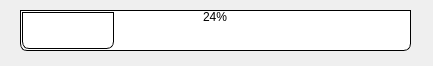
<?xml version="1.0" encoding="UTF-8"?>
<ui version="4.0">
 <class>DialogProgress</class>
 <widget class="QDialog" name="DialogProgress">
  <property name="geometry">
   <rect>
    <x>0</x>
    <y>0</y>
    <width>433</width>
    <height>66</height>
   </rect>
  </property>
  <property name="windowTitle">
   <string>Dialog</string>
  </property>
  <widget class="QProgressBar" name="progressBar">
   <property name="geometry">
    <rect>
     <x>20</x>
     <y>10</y>
     <width>391</width>
     <height>41</height>
    </rect>
   </property>
   <property name="styleSheet">
    <string notr="true">QProgressBar {
border: 1px solid black;
text-align: top;
padding: 1px;
border-bottom-right-radius: 7px;
border-bottom-left-radius: 7px;
background: QLinearGradient( x1: 0, y1: 0, x2: 1, y2: 0,
stop: 0 #fff,
stop: 0.4999 #eee,
stop: 0.5 #ddd,
stop: 1 #eee );
width: 15px;
}

QProgressBar::chunk {
background: QLinearGradient( x1: 0, y1: 0, x2: 1, y2: 0,
stop: 0 #78d,
stop: 1 #238 );
border-bottom-right-radius: 7px;
border-bottom-left-radius: 7px;
border: 1px solid black;
}</string>
   </property>
   <property name="value">
    <number>24</number>
   </property>
  </widget>
 </widget>
 <resources/>
 <connections/>
</ui>
